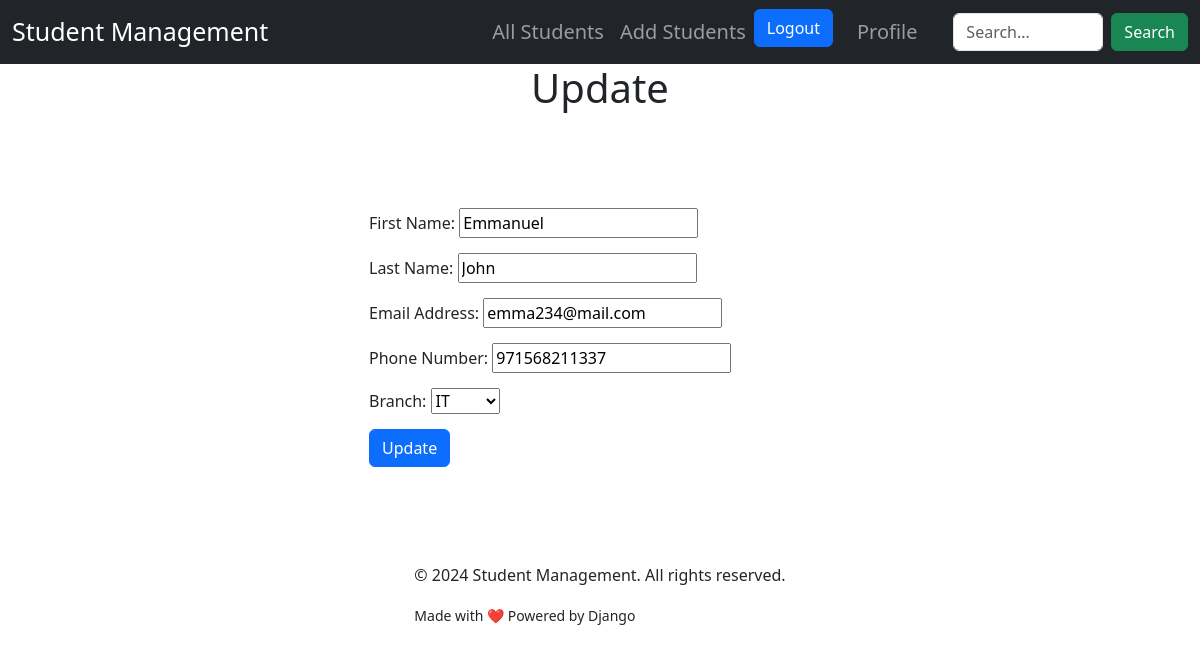
Screenshot of /update/8/ (signed in) with the database file from the repository.
### student_manage/models.py (models this page shows, shortened)
class Student(models.Model):
    first_name = models.CharField(max_length=30)
    last_name = models.CharField(max_length=30)
    email = models.EmailField(blank=True)
    phone = models.PositiveIntegerField(blank=True)
    branch = models.CharField(max_length=30, choices=CHOICES)

### student_manage/views.py (the view)
# urls.py: path("update/<int:id>/", views.update, name="update"),
@login_required
def update(request, id):
    student = get_object_or_404(
        Student, pk=id
    )  # This will raise a 404 if the student does not exist
    if request.method == "POST":
        form = StudentForm(request.POST, instance=student)
        if form.is_valid():
            form.save()
            messages.success(request, "Student updated successfully!")
            return redirect("/")
        else:
            messages.error(request, "There was an error updating the student.")
    else:
        form = StudentForm(instance=student)
    return render(request, "update.html", {"form": form})

### student_manage/forms.py
class StudentForm(ModelForm):
    class Meta:
        model = Student
        fields = "__all__"
        labels = {
            "first_name": "First Name",
            "last_name": "Last Name",
            "email": "Email Address",
            "phone": "Phone Number",
            "branch": "Branch",
        }

### student_manage/templates/update.html (shortened to what this page needs)
{% extends 'base.html' %}
{% block content %}
<h1 class="text-center">Update</h1>
<div class="col-6 offset-3 mt-3  mt-5 p-5 ">
    <form action="" method="POST">
    {% for field in form %}
        <div class="fieldWrapper" style="margin-bottom: 15px;">
            {{ field.label_tag }} {{ field }}
        </div>
    {% endfor %}
    <button type="submit" class="btn btn-primary">Update</button>
</form>
</div>
{% endblock %}

### rows the page displays
Student: form "Emmanuel" "John" "emma234@mail.com" "971568211337" "IT"

### other values shown
{{ field.label_tag }} "First Name:" "Last Name:" "Email Address:" "Phone Number:" "Branch:"
